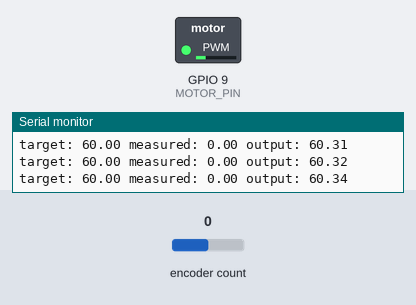
This sketch was run on a simulated ESP32-S3. On the bench: switched loads named in the sketch (green lamp = pin HIGH), the last lines printed to the serial monitor. Inputs (shaded band) come from the test bench; at power-on: encoder count 0.

Above: at 1.2 s.
1.3 s: encoder count set to 4
At 2.5 s:
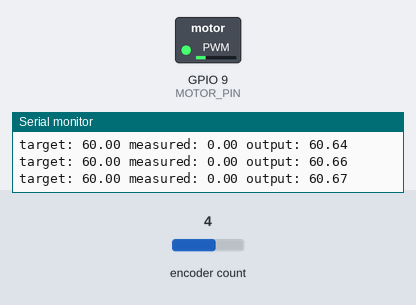
2.9 s: encoder count set to 5
At 3.6 s:
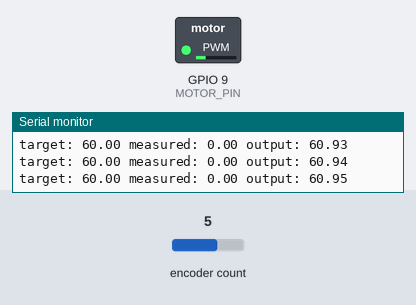
4.5 s: encoder count set to 9
At 5.3 s:
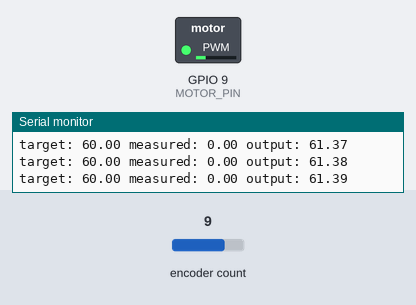
Timing chart, 0 to 9.1 s (numbered marks = the images above; inputs shaded):
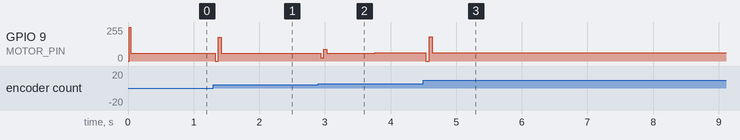

The sketch:

combined_232.ino
```cpp
// snippet: combined_232
// tags: combined, multi-sensor, millis, encoder
// boards: avr, esp32, megaavr, nano33iot, romi32u4
// library: Encoder
// description: Motor speed governor: encoder interrupt pin 2 measures RPM
// prompts: motor, speed, governor, encoder, interrupt, measures
// verified: compile-only
// source: kd-generated (id 232)
// exact-include: Encoder.h

#include <Encoder.h>

#define ENCODER_PIN_A 2
#define ENCODER_PIN_B 3
#define MOTOR_PIN 9

Encoder encoder(ENCODER_PIN_A, ENCODER_PIN_B);
volatile int encPulses = 0;
const float RPM_SCALE = 60.0 / 20.0;  // 20ms period for RPM calculation

const float TARGET_RPM = 60.0;
float measuredRPM = 0.0;
float output = 0.0;

float kp = 1.0, ki = 0.01, kd = 0.1;
float integral = 0.0, prevError = 0.0;

unsigned long prevMs = 0;

void setup() {
  Serial.begin(9600);
  pinMode(MOTOR_PIN, OUTPUT);
  attachInterrupt(digitalPinToInterrupt(ENCODER_PIN_A), encoderISR, CHANGE);
}

void loop() {
  unsigned long now = millis();
  if (now - prevMs < 20) return;
  prevMs = now;

  noInterrupts();
  int pulses = encPulses;
  encPulses = 0;
  interrupts();

  measuredRPM = (pulses * RPM_SCALE);
  output = pidUpdate(TARGET_RPM, measuredRPM, 0.02);
  output = constrain(output, -255, 255);
  analogWrite(MOTOR_PIN, (int)output);

  Serial.print("target: "); Serial.print(TARGET_RPM);
  Serial.print(" measured: "); Serial.print(measuredRPM);
  Serial.print(" output: "); Serial.println(output);
}

void encoderISR() {
  encPulses++;
}

float pidUpdate(float sp, float pv, float dt) {
  float err = sp - pv;
  integral += err * dt;
  integral = constrain(integral, -200.0, 200.0);  // anti-windup
  float deriv = (err - prevError) / dt;
  prevError = err;
  return kp * err + ki * integral + kd * deriv;
}
```

Measured:
- after the input at 1.3 s, GPIO 9 (MOTOR_PIN): 60/255 → 0/255 at once, → 180/255 0.05 s later, → 60/255 0.05 s later
- after the input at 2.9 s, GPIO 9 (MOTOR_PIN): 60/255 → 61/255 after 0.86 s
- after the input at 4.5 s, GPIO 9 (MOTOR_PIN): 61/255 → 62/255 after 3.1 s
